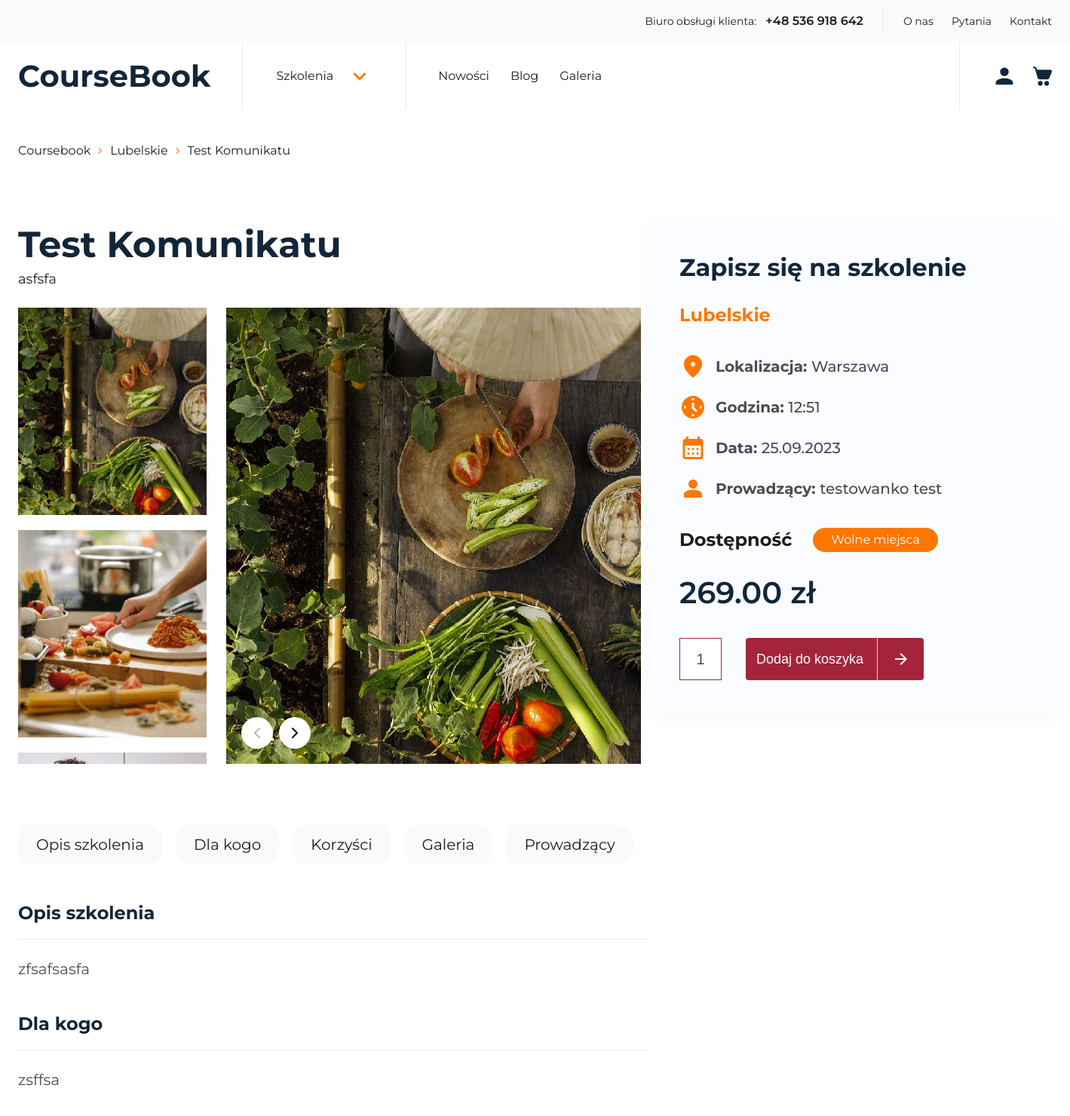
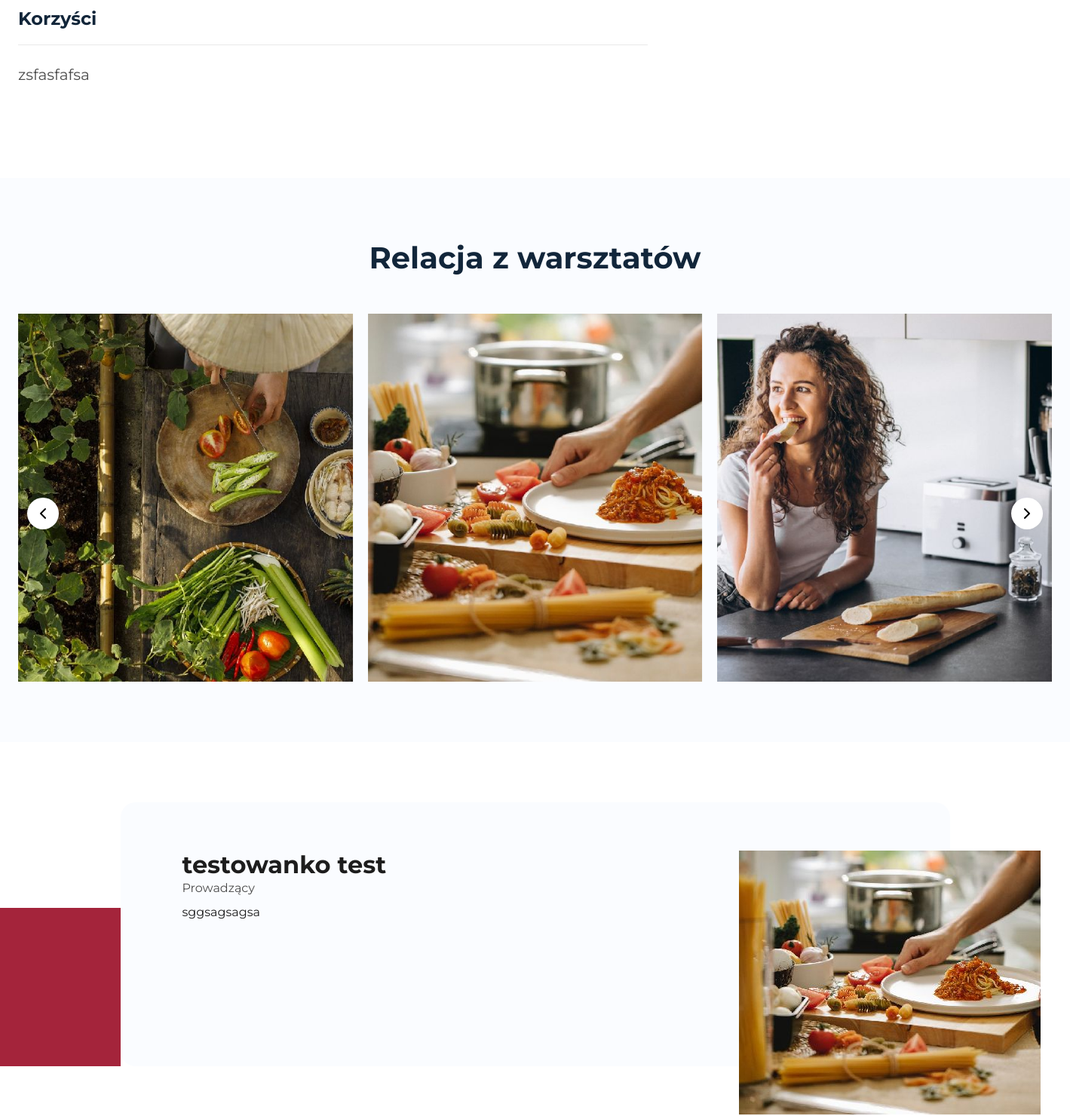
Page /course/lubelskie/test-komunikatu/ (upper part) on the earlier database version (2 pictures, top to bottom).
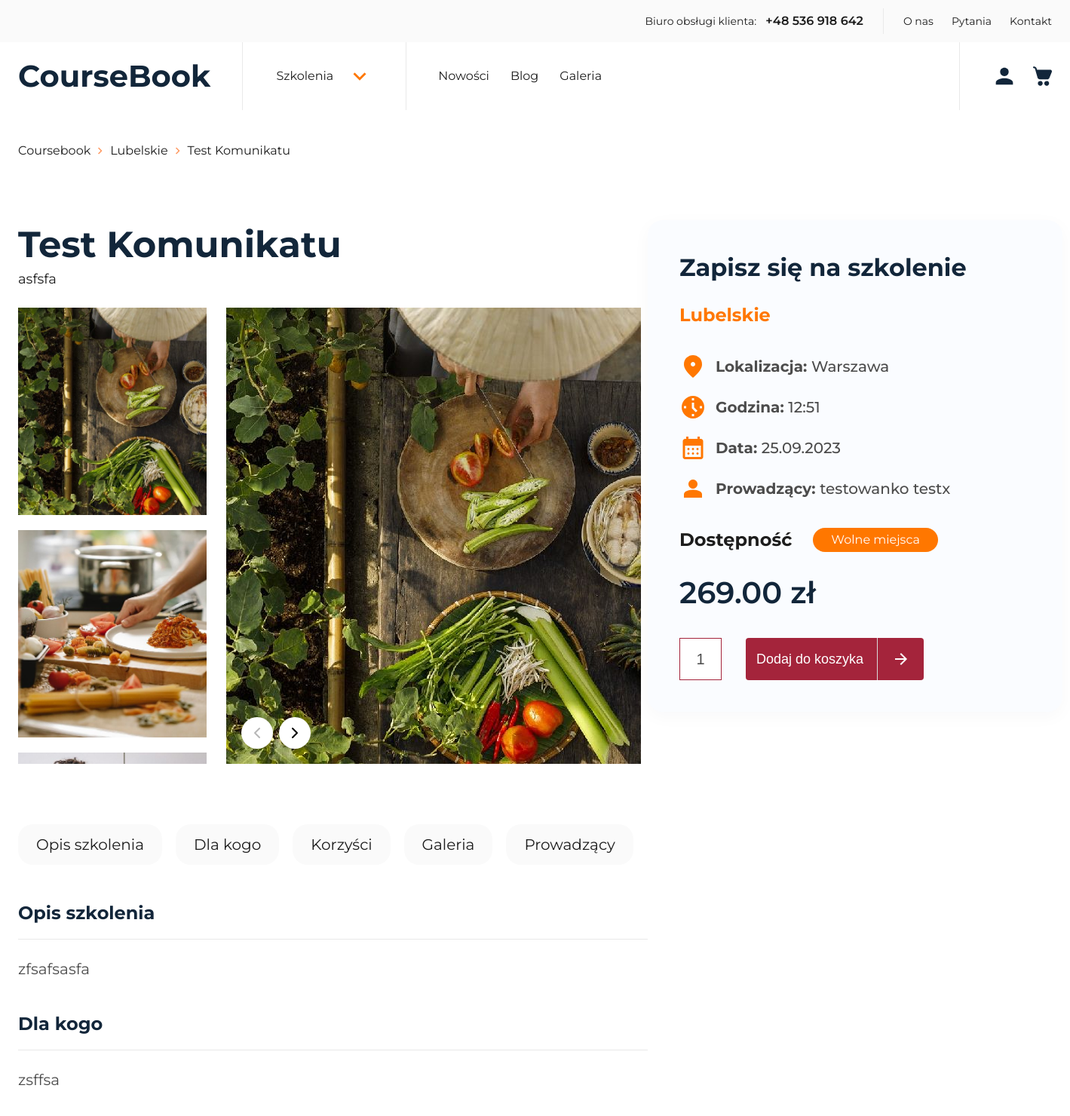
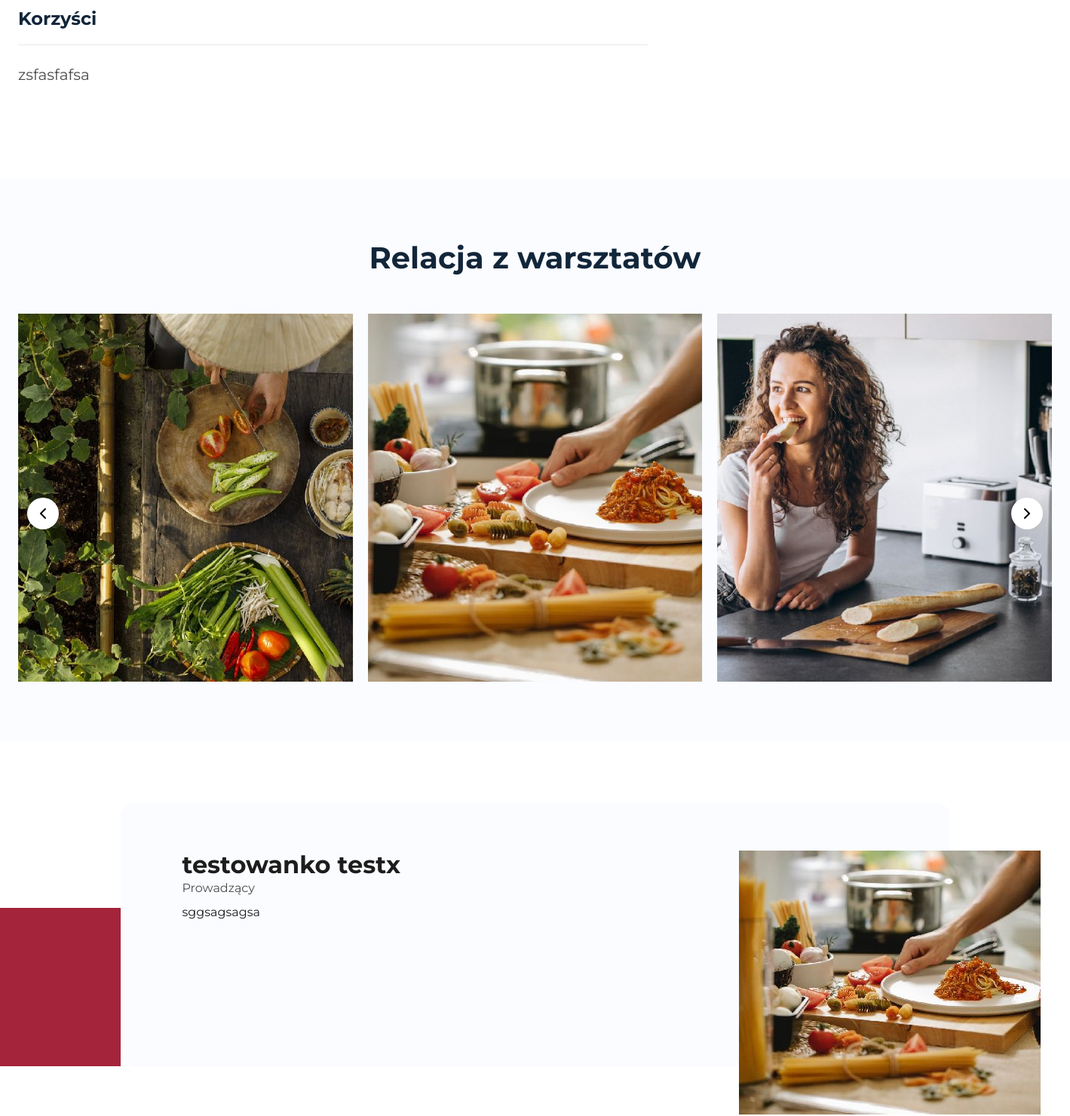
Same page on the later database version (2 pictures, top to bottom).
### coursebookapp/models/course.py (models this page shows, shortened)
class Course(models.Model):
    instructor = models.ForeignKey(
        Instructor, on_delete=models.SET_NULL, null=True, blank=True
    )
    title = models.CharField(max_length=100)
    short_description = models.CharField(max_length=200)
    price = models.DecimalField(max_digits=8, decimal_places=2)
    province_choices = (
        ("dolnośląskie", "Dolnośląskie"),
        ("kujawsko-pomorskie", "Kujawsko-Pomorskie"),
        ("lubelskie", "Lubelskie"),
        ("lubuskie", "Lubuskie"),
        ("łódzkie", "Łódzkie"),
        ("małopolskie", "Małopolskie"),
        ("mazowieckie", "Mazowieckie"),
        ("opolskie", "Opolskie"),
        ("podkarpackie", "Podkarpackie"),
        ("podlaskie", "Podlaskie"),
        ("pomorskie", "Pomorskie"),
        ("śląskie", "Śląskie"),
        ("świętokrzyskie", "Świętokrzyskie"),
        ("warmińsko-mazurskie", "Warmińsko-Mazurskie"),
        ("wielkopolskie", "Wielkopolskie"),
        ("zachodniopomorskie", "Zachodniopomorskie"),
    )
    province = models.CharField(max_length=30, choices=province_choices)
    available = models.BooleanField(default=False)
    seats = models.PositiveIntegerField()
    date = models.DateField()
    time_start = models.TimeField()
    city = models.CharField(max_length=100)
    course_description = models.TextField()
    course_for = models.TextField()
    course_benefit = models.TextField()
    province_slug = models.SlugField(max_length=50, blank=True)
    slug = models.SlugField(max_length=200, unique=True, blank=True)

### coursebookapp/models/instructor.py (models this page shows, shortened)
class Instructor(models.Model):
    app_user = models.ForeignKey(
        AppUser, on_delete=models.CASCADE, related_name="instructors_created"
    )
    first_name = models.CharField(max_length=50)
    last_name = models.CharField(max_length=50)
    description = models.TextField()
    def get_upload_path(instance, filename):
        company_name_slug = slugify(instance.app_user.company_name)
        return f"instructors/{company_name_slug}/{filename}"
    photo = models.ImageField(upload_to=get_upload_path, blank=True)
    photo_thumb = models.ImageField(upload_to=get_upload_path, blank=True)
    @property
    def fullname(self):
        return f"{self.first_name} {self.last_name}"

### coursebookapp/views/course_detail_view.py (the view)
class CourseDetailView(generics.RetrieveAPIView):
    serializer_class = CourseSerializer
    queryset = Course.objects.all()
    lookup_field = "slug"
    template_name = "pages/course_detail.html"
    def get(self, request, *args, **kwargs):
        instance = self.get_object()
        random_courses = Course.objects.order_by("?")[:6]
        instance.image = instance.courseimage_set.first()
        instance.images = CourseImage.objects.filter(course=instance)
        for course in random_courses:
            course.image = course.courseimage_set.first()
        breadcrumbs = [
            ("Coursebook", reverse("home")),
            (
                instance.province_slug,
                reverse(
                    "course_category", kwargs={"province_slug": instance.province_slug}
                ),
            ),
            (
                instance.title,
                reverse(
                    "course_detail",
                    kwargs={
                        "province_slug": instance.province_slug,
                        "slug": instance.slug,
                    },
                ),
            ),
        ]
        context = {
            "course": instance,
            "random_courses": random_courses,
            "breadcrumbs": breadcrumbs,
        }
        return render(request, self.template_name, context)

### templates/pages/course_detail.html (shortened to what the changed rows need)
{% extends "layout/base-nb.html" %} {% block styles %}
<link rel="stylesheet" href="{% static 'css/global.min.css' %}" />
<link rel="stylesheet" href="{% static 'css/course.min.css' %}" />
<link rel="stylesheet" href="{% static 'css/splide-core.min.css' %}" />
{% endblock %} {% block content %}
<div class="container">
    {% include 'partials/breadcrumbs.html' with breadcrumbs=breadcrumbs %}
</div>
<section class="course">
  <div class="container">
    <div class="course__row">
      <div class="course__left">
        <div class="course__head">
          <h1 class="course__head-title">{{course.title|title}}</h1>
          <p class="course__head-short">{{course.short_description}}</p>
        </div>
        <div class="course__content">
          <div id="description" class="course__content-box">
            <div class="course__content-title">Opis szkolenia</div>
            <div class="course__content-text">
              {{course.course_description}}
            </div>
          </div>
          <div id="forWho" class="course__content-box">
            <div class="course__content-title">Dla kogo</div>
            <div class="course__content-text">{{course.course_for}}</div>
          </div>
          <div id="benefits" class="course__content-box">
            <div class="course__content-title">Korzyści</div>
            <div class="course__content-text">{{course.course_benefit}}</div>
          </div>
        </div>
      </div>
      <div class="course__right">
        <div class="course__box">
          <p class="course__box-title">Zapisz się na szkolenie</p>
          <p class="course__box-province">{{course.province|title}}</p>
          <div class="course__details">
            <div class="course__details-detail">
              <div class="course__details-text">
                Lokalizacja:
                <span>{{course.city|title}}</span>
              </div>
            </div>
            <div class="course__details-detail">
              <div class="course__details-text">
                Godzina:
                <span>{{course.time_start|time:"H:i"}}</span>
              </div>
            </div>
            <div class="course__details-detail">
              <div class="course__details-text">
                Data:
                <span>{{course.date|date:"d.m.Y"}}</span>
              </div>
            </div>
            <div class="course__details-detail">
              <div class="course__details-text">
                Prowadzący:
                <span>{{course.instructor.fullname}}</span>
              </div>
            </div>
          </div>
          <div class="course__availability">
            <p class="course__availability-name">Dostępność</p>
            {% if course.seats > 0 %}
            <p class="chips chips--secondary">Wolne miejsca</p>
            {%else%}
            <p class="chips chips--secondary">Brak miejsca</p>
            {%endif%}
          </div>
          <div class="course__price">{{course.price}}&nbsp;zł</div>
          <form class="course__add" action="">
            <div class="">
            </div>
            <button class="btn btn--primary">
            </button>
          </form>
        </div>
      </div>
    </div>
  </div>
</section>
<section id="gallery" class="relations">
  <div class="container">
    <div class="relations__heading">
      <h2>Relacja z warsztatów</h2>
    </div>
  </div>
</section>
<section id="leader" class="testimonials">
  <div class="container">
    <div class="testimonials__row">
      <div class="testimonials__content">
        <div class="testimonials__content-head">
          <div class="testimonials__content-name">
            {{course.instructor.fullname}}
          </div>
        </div>
        <div class="testimonials__content-text">
          <p>{{course.instructor.description}}</p>
        </div>
      </div>
      <div class="testimonials__image">
        {%if course.instructor.photo%}
        <picture>
          <img
            loading="lazy"
            width="400"
            height="350"
            src="{{ course.instructor.photo.url }}"
            alt=""
          />
        </picture>
        {%endif%}
      </div>
    </div>
  </div>
</section>
{% endblock %}

### templates/partials/breadcrumbs.html
{% if breadcrumbs %}
<ol class="breadcrumbs">
  {% for item_name, item_url in breadcrumbs %}
  <li class="breadcrumbs__item">
    {% if forloop.last %}
    <span class="breadcrumbs__link">{{ item_name|title }}</span>
    {% else %}
    <a class="breadcrumbs__link" href="{{ item_url }}">{{ item_name|title }}</a>
    {% endif %}
  </li>
  {% if not forloop.last %}
  <svg
    width="18"
    height="18"
    viewBox="0 0 18 18"
    fill="none"
    xmlns="http://www.w3.org/2000/svg"
  >
    <path
      d="M7.05 13.5L6 12.45L9.45 9L6 5.55L7.05 4.5L11.55 9L7.05 13.5Z"
      fill="#FF9A62"
    />
  </svg>
  {% endif %} {% endfor %}
</ol>
{% endif %}

Differences in the rows shown:
changed through a linked row, Course "Test Komunikatu": instructor.fullname "testowanko test" → "testowanko testx"
